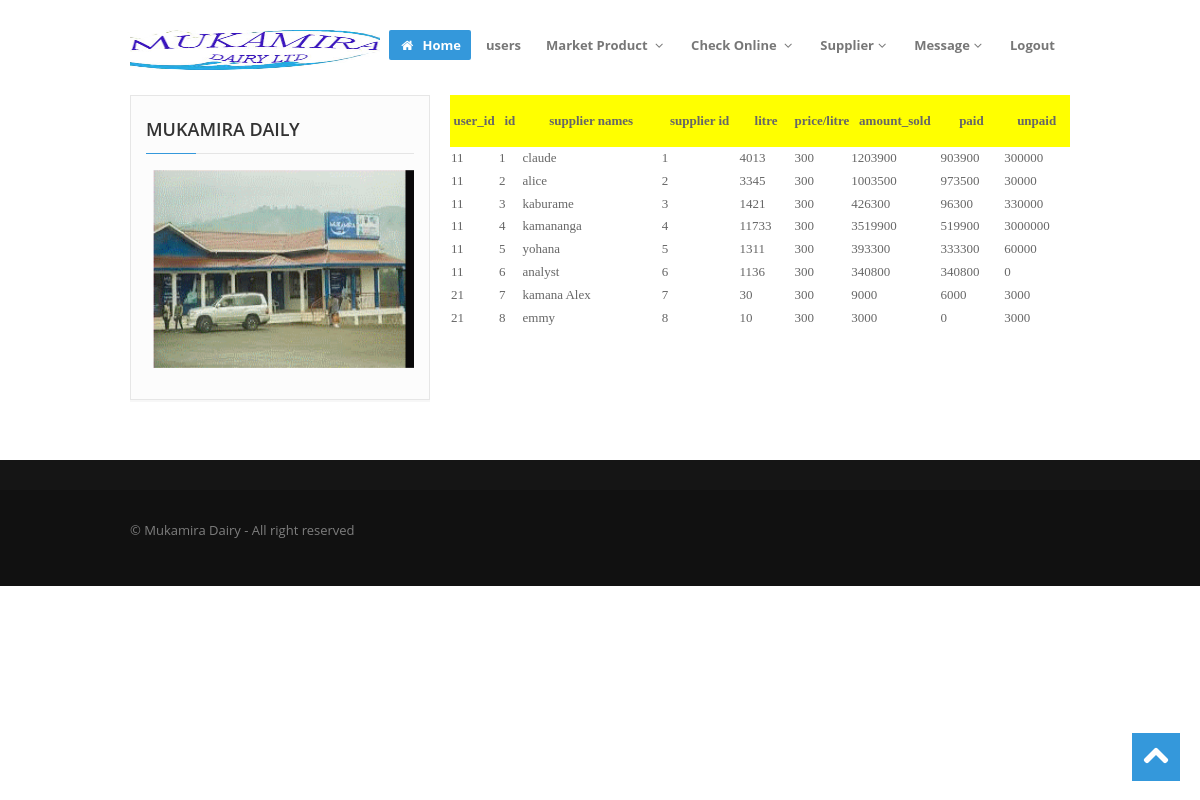
The app's page /admin/entry_milk.php (signed in) with its own data.
### tables this page shows
CREATE TABLE `input_milk` (
  `user_id` int(11) NOT NULL,
  `id` int(11) NOT NULL,
  `supplies_id` int(11) NOT NULL,
  `litre` float NOT NULL,
  `litre_amount` float NOT NULL,
  `amount_sold` float NOT NULL,
  `paid` float NOT NULL,
  `unpaid` float NOT NULL,
  `time` timestamp(6) NOT NULL DEFAULT '0000-00-00 00:00:00.000000' ON UPDATE CURRENT_TIMESTAMP(6)
);

CREATE TABLE `supplies` (
  `sid` int(11) NOT NULL,
  `names` varchar(40) NOT NULL,
  `phone` varchar(13) NOT NULL,
  `mail` varchar(40) NOT NULL,
  `address` varchar(60) NOT NULL,
  `status` varchar(8) NOT NULL
);

### admin/entry_milk.php (the view, shortened to what this page needs)
<?php
if (!isset($_SESSION['Cashier'])) {
  header('location:../index.php');
}
else
{
?>
<!DOCTYPE html>
<html lang="en">
<head>
  <link href="../assets/css/bootstrap.css" rel="stylesheet">
  <link href="../assets/css/bootstrap-responsive.css" rel="stylesheet">
  <link href="../assets/css/prettyPhoto.css" rel="stylesheet">
  <link href="../assets/js/google-code-prettify/prettify.css" rel="stylesheet">
  <link href="../assets/css/flexslider.css" rel="stylesheet">
  <link href="../assets/css/style.css" rel="stylesheet">
  <link href="../assets/color/default.css" rel="stylesheet">
</head>
<body>
  <div id="wrapper">
    <?php
    include("layouts/header.php");
    ?>
    <section id="maincontent">
      <div class="container">
        <div class="row">
          <div class="span4">
            <aside>
              <div class="widget">
                <h4 class="rheading">MUKAMIRA DAILY<span></span></h4>
              <img src="../images/homett.gif"style="height:200px;width:300px; margin-top: 0px;">
              </div>
            </aside>
          </div>
          <div class="span8">
               <table style="margin-top: 0px; font-family: Lucida Calligraphy;background:#3399CC;border-radius:5px;">
  <tr>
    <th bgcolor="#ffff" width="50px" height="50px"STYLE="font-family:Script MT;">user_id</th>
<th bgcolor="#ffff" width="30px" height="50px" STYLE="font-family:Script MT;">id</th>
  <th bgcolor="#ffff" width="200px" height="50px"STYLE="font-family:Script MT;">supplier names</th>
  <th bgcolor="#ffff" width="100px" height="50px"STYLE="font-family:Script MT;">supplier id</th>
<th bgcolor="#ffff" width="70px" height="50px" STYLE="font-family:Script MT;">litre</th>
  <th bgcolor="#ffff" width="50px" height="50px"STYLE="font-family:Script MT;">price/litre</th>
<th bgcolor="#ffff" width="100px" height="50px" STYLE="font-family:Script MT;">amount_sold</th>
<th bgcolor="#ffff" width="80px" height="50px" STYLE="font-family:Script MT;">paid</th>
<th bgcolor="#ffff" width="80px" height="50px" STYLE="font-family:Script MT;">unpaid</th>
</tr>
<?php
  include("../code/con2.php");
  $retrive=mysqli_query($con,"select input_milk.id,names,user_id,supplies_id,litre,litre_amount,amount_sold,unpaid,paid from input_milk,supplies where input_milk.id=supplies.sid");
  while($row=mysqli_fetch_array($retrive))
  {
  ?>
   <tr>
    <td bgcolor="#FFFFFF" STYLE="font-family:Script MT;"><?php echo $row['user_id'];?></td>
      <td bgcolor="#FFFFFF" STYLE="font-family:Script MT;"><?php echo $row['id'];?></td>
<td bgcolor="#FFFFFF" STYLE="font-family:Script MT;"><?php echo $row['names'];?></td>
  <td bgcolor="#FFFFFF" STYLE="font-family:Script MT;"><?php echo $row['supplies_id'];?></td>
<td bgcolor="#FFFFFF" STYLE="font-family:Script MT;"><?php echo $row['litre'];?></td>
<td bgcolor="#FFFFFF" STYLE="font-family:Script MT;"><?php echo $row['litre_amount'];?></td>
<td bgcolor="#FFFFFF" STYLE="font-family:Script MT;"><?php echo $row['amount_sold'];?></td>
<td bgcolor="#FFFFFF" STYLE="font-family:Script MT;"><?php echo $row['paid'];?></td>
<td bgcolor="#FFFFFF" STYLE="font-family:Script MT;"><?php echo $row['unpaid'];?></td>
</tr>
<?php
  }
  ?>
    </table>
          </div>
        </div>
      </div>
    </section>
    <?php
      include("layouts/footer.php");
    ?>
  </div>
  <a href="#" class="scrollup"><i class="icon-chevron-up icon-square icon-48 active"></i></a>
</body>
</html>
<?php }?>

### assets/css/style.css (style rules this page uses)
.row { margin-bottom:30px; }
#maincontent { z-index:1000; margin-top:0px; }
.rheading { margin-bottom: 24px; }
.rheading { position: relative; border-bottom: #e9e9e9 1px solid; padding-bottom: 9px; }
.rheading span { position: absolute; width: 50px; height: 1px; bottom: -1px; left: 0; }
.scrollup { position:fixed; width:48px; height:48px; bottom:20px; right:20px; }
a.scrollup { outline:0; }
aside { background:#fcfcfc; padding:20px 15px 0 15px; margin: 0 0 30px 0; border: 1px solid #e6e6e6; -webkit-box-shadow: 0 2px 0 rgba(0,0,0,0.03); -moz-box-shadow: 0 2px 0 rgba(0,0,0,0.03); box-shadow: 0 2px 0 rgba(0,0,0,0.03); -webkit-box-sizing: border-box; -moz-box-sizing: border-box; box-sizing: border-box; }
aside .widget { margin-bottom:30px; }
aside .widget h4 { border-bottom:1px solid #e5e5e5; padding-bottom:10px; margin-bottom:15px; }
[class^="icon-"], [class*=" icon-"] { float:none; }
.icon-square, .icon-rounded, .icon-plain, .icon-circled { margin: 10px 10px 10px 0; display: inline-block !important; text-align: center !important; color: #fff; width: 18px; height: 18px; padding:3px; font-size: 12px; line-height: 18px; text-shadow:none; cursor: pointer; }
.icon-square { background-color: #444; }
[class^="icon-"], [class*=" icon-"] { margin-top: 1px; margin-right: .3em; }
.icon-48 { width: 32px; height: 32px; padding:8px; font-size: 28px; line-height: 30px; }

### assets/color/default.css (style rules this page uses)
a { color: #3498db; }
.rheading span { background: #3498db; }
[class^="icon-"].active, [class*=" icon-"].active { background-color: #3498db; }

### assets/css/overwrite.css (style rules this page uses)
img { max-width: 100%; width: auto\9; height: auto; vertical-align: middle; border: 0; -ms-interpolation-mode: bicubic; }
body { margin: 0; font-family:'Open Sans', Arial, sans-serif; font-size: 13px; line-height: 1.6em; color: #666; background-color: #ffffff; }
a { color: #0088cc; text-decoration: none; }
h1, h2, h3, h4, h5, h6 { color:#333; font-family: 'Open Sans', sans-serif; font-weight:600; line-height:1.5em; margin-top:0; margin-bottom:15px; }
h4 { font-size: 18px; }

### records on screen
input_milk: user "11", id "1", supplies.names "claude", supplies "1", litre "4013", litre_amount "300", amount_sold "1203900", paid "903900", unpaid "300000"
input_milk: user "11", id "2", supplies.names "alice", supplies "2", litre "3345", litre_amount "300", amount_sold "1003500", paid "973500", unpaid "30000"
input_milk: user "11", id "3", supplies.names "kaburame", supplies "3", litre "1421", litre_amount "300", amount_sold "426300", paid "96300", unpaid "330000"
input_milk: user "11", id "4", supplies.names "kamananga", supplies "4", litre "11733", litre_amount "300", amount_sold "3519900", paid "519900", unpaid "3000000"
input_milk: user "11", id "5", supplies.names "yohana", supplies "5", litre "1311", litre_amount "300", amount_sold "393300", paid "333300", unpaid "60000"
input_milk: user "11", id "6", supplies.names "analyst", supplies "6", litre "1136", litre_amount "300", amount_sold "340800", paid "340800", unpaid "0"
input_milk: user "21", id "7", supplies.names "kamana Alex", supplies "7", litre "30", litre_amount "300", amount_sold "9000", paid "6000", unpaid "3000"
input_milk: user "21", id "8", supplies.names "emmy", supplies "8", litre "10", litre_amount "300", amount_sold "3000", paid "0", unpaid "3000"
